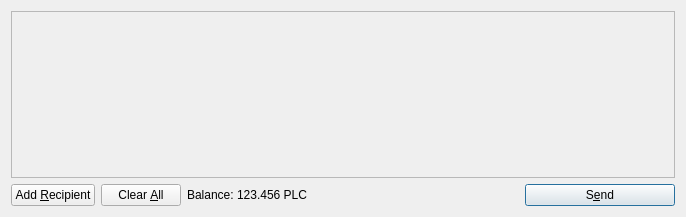
<?xml version="1.0" encoding="UTF-8"?>
<ui version="4.0">
 <class>SendCoinsDialog</class>
 <widget class="QDialog" name="SendCoinsDialog">
  <property name="geometry">
   <rect>
    <x>0</x>
    <y>0</y>
    <width>686</width>
    <height>217</height>
   </rect>
  </property>
  <property name="windowTitle">
   <string>Send Coins</string>
  </property>
  <layout class="QVBoxLayout" name="verticalLayout">
   <item>
    <widget class="QScrollArea" name="scrollArea">
     <property name="widgetResizable">
      <bool>true</bool>
     </property>
     <widget class="QWidget" name="scrollAreaWidgetContents">
      <property name="geometry">
       <rect>
        <x>0</x>
        <y>0</y>
        <width>666</width>
        <height>165</height>
       </rect>
      </property>
      <layout class="QVBoxLayout" name="verticalLayout_2">
       <property name="margin">
        <number>0</number>
       </property>
       <item>
        <layout class="QVBoxLayout" name="entries">
         <property name="spacing">
          <number>6</number>
         </property>
        </layout>
       </item>
       <item>
        <spacer name="verticalSpacer">
         <property name="orientation">
          <enum>Qt::Vertical</enum>
         </property>
         <property name="sizeHint" stdset="0">
          <size>
           <width>20</width>
           <height>40</height>
          </size>
         </property>
        </spacer>
       </item>
      </layout>
     </widget>
    </widget>
   </item>
   <item>
    <layout class="QHBoxLayout" name="horizontalLayout">
     <item>
      <widget class="QPushButton" name="addButton">
       <property name="toolTip">
        <string>Send to multiple recipients at once</string>
       </property>
       <property name="text">
        <string>Add &amp;Recipient</string>
       </property>
       <property name="icon">
        <iconset resource="../bitcoin.qrc">
         <normaloff>:/icons/add</normaloff>:/icons/add</iconset>
       </property>
       <property name="autoDefault">
        <bool>false</bool>
       </property>
      </widget>
     </item>
     <item>
      <widget class="QPushButton" name="clearButton">
       <property name="sizePolicy">
        <sizepolicy hsizetype="Minimum" vsizetype="Fixed">
         <horstretch>0</horstretch>
         <verstretch>0</verstretch>
        </sizepolicy>
       </property>
       <property name="toolTip">
        <string>Remove all transaction fields</string>
       </property>
       <property name="text">
        <string>Clear &amp;All</string>
       </property>
       <property name="icon">
        <iconset resource="../bitcoin.qrc">
         <normaloff>:/icons/remove</normaloff>:/icons/remove</iconset>
       </property>
       <property name="autoRepeatDelay">
        <number>300</number>
       </property>
       <property name="autoDefault">
        <bool>false</bool>
       </property>
      </widget>
     </item>
     <item>
      <layout class="QHBoxLayout" name="horizontalLayout_2">
       <property name="spacing">
        <number>3</number>
       </property>
       <item>
        <widget class="QLabel" name="label">
         <property name="text">
          <string>Balance:</string>
         </property>
        </widget>
       </item>
       <item>
        <widget class="QLabel" name="labelBalance">
         <property name="cursor">
          <cursorShape>IBeamCursor</cursorShape>
         </property>
         <property name="text">
          <string>123.456 PLC</string>
         </property>
         <property name="textInteractionFlags">
          <set>Qt::LinksAccessibleByMouse|Qt::TextSelectableByKeyboard|Qt::TextSelectableByMouse</set>
         </property>
        </widget>
       </item>
      </layout>
     </item>
     <item>
      <spacer name="horizontalSpacer">
       <property name="orientation">
        <enum>Qt::Horizontal</enum>
       </property>
       <property name="sizeHint" stdset="0">
        <size>
         <width>40</width>
         <height>20</height>
        </size>
       </property>
      </spacer>
     </item>
     <item>
      <widget class="QPushButton" name="sendButton">
       <property name="minimumSize">
        <size>
         <width>150</width>
         <height>0</height>
        </size>
       </property>
       <property name="toolTip">
        <string>Confirm the send action</string>
       </property>
       <property name="text">
        <string>S&amp;end</string>
       </property>
       <property name="icon">
        <iconset resource="../bitcoin.qrc">
         <normaloff>:/icons/send</normaloff>:/icons/send</iconset>
       </property>
       <property name="default">
        <bool>true</bool>
       </property>
      </widget>
     </item>
    </layout>
   </item>
  </layout>
 </widget>
 <resources>
  <include location="../bitcoin.qrc"/>
 </resources>
 <connections/>
</ui>
